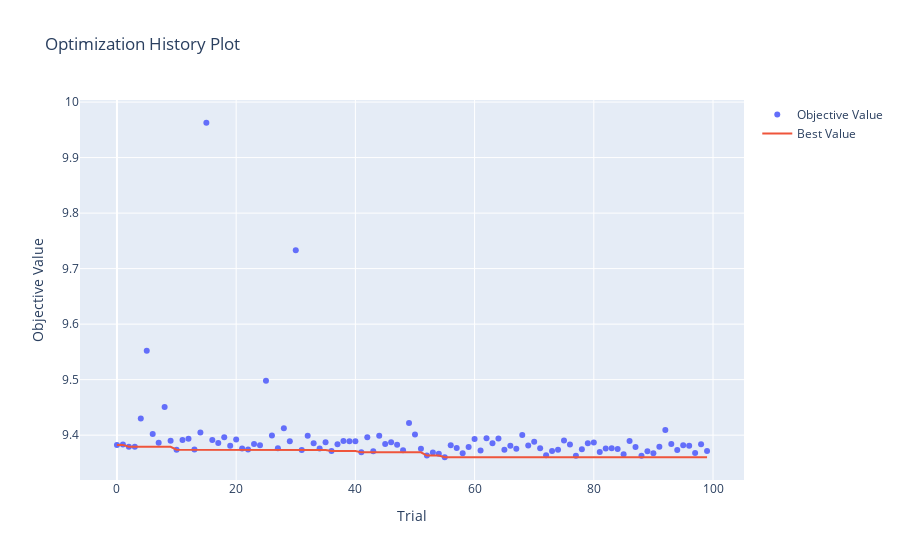

Notebook code cell kept with this figure:
### Code cell
fig = optuna.visualization.plot_optimization_history(study_bo)
fig.show()
